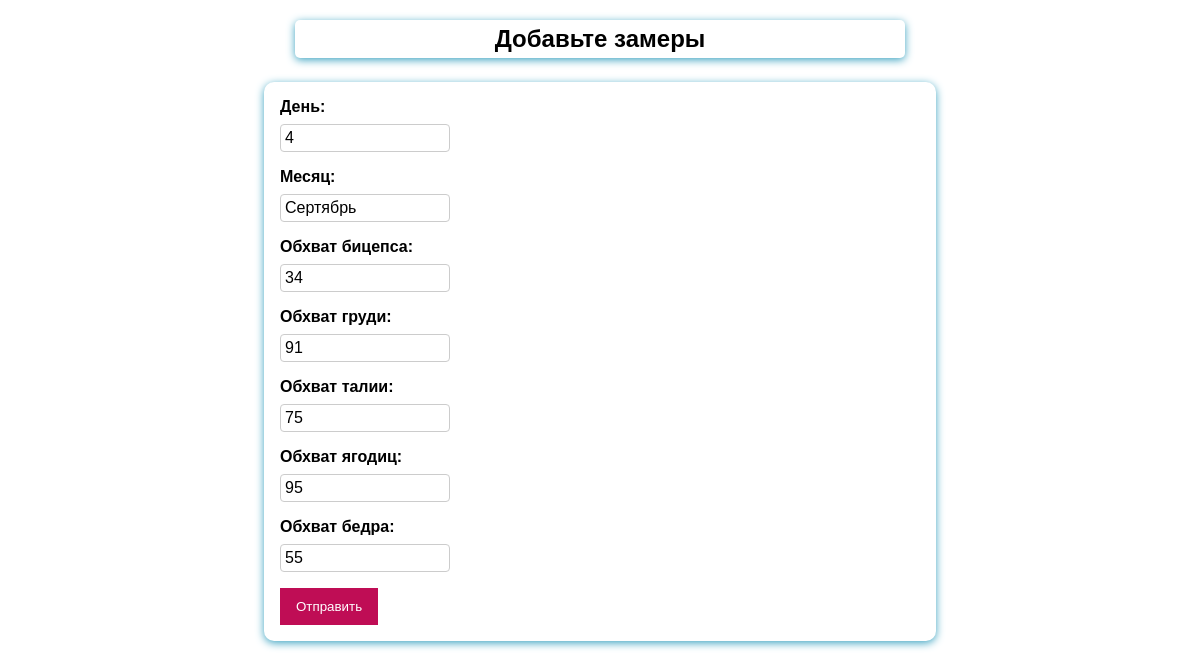
/update/1, run on an earlier commit of the app's database.
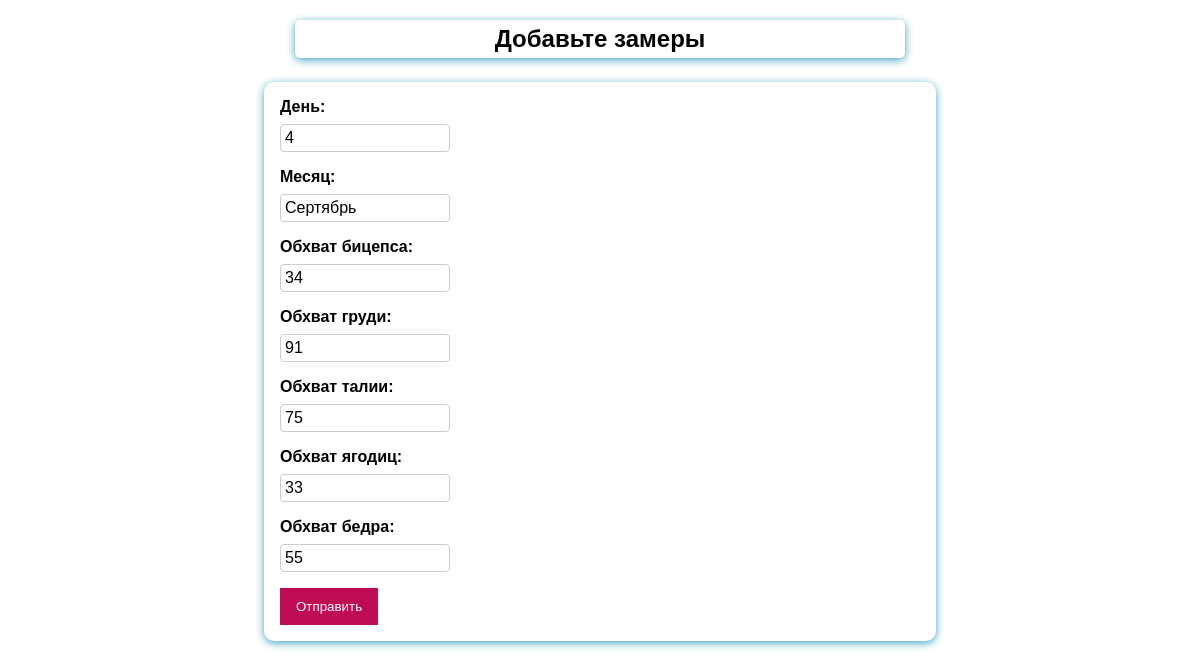
And on a later commit of the database.
### trainning_app/models.py (models this page shows)
class BodySize(models.Model):
    day = models.PositiveIntegerField(verbose_name='День', validators=[MinValueValidator(0),
                                       MaxValueValidator(31)])
    month = models.CharField(verbose_name='Месяц', max_length=10)
    biceps = models.PositiveIntegerField(verbose_name="Обхват бицепса", blank=True, null=True)
    breast = models.PositiveIntegerField(verbose_name="Обхват груди", blank=True, null=True)
    waist = models.PositiveIntegerField(verbose_name="Обхват талии", blank=True, null=True)
    buttocks = models.PositiveIntegerField(verbose_name="Обхват ягодиц", blank=True, null=True)
    hip = models.PositiveIntegerField(verbose_name="Обхват бедра", blank=True, null=True)

### trainning_app/views.py (the view)
# urls.py: path('update/<int:pk>', views.BodySizeUpdate.as_view(), name='size-update',)
class BodySizeUpdate(UpdateView):
    model = BodySize
    form_class = BodySizeForm #То, как будет выглядеть форма
    template_name = 'trainning_app/add_size.html'
    success_url = '/done'

### trainning_app/forms.py
class BodySizeForm(forms.ModelForm):
    class Meta:
        model = BodySize
        fields = '__all__'

### trainning_app/templates/trainning_app/add_size.html (shortened to what this page needs)
{% extends 'trainning_app/base.html' %}
{% block content %}
    <h2>Добавьте замеры</h2>
    <form method="post">
        {% for size in form %}
        <div class="form-style {% if field.errors %} errors {% endif %}">
            {{ size.label_tag }}
            {{ size }}
        </div>
        {% endfor %}
        <button>Отправить</button>
    </form>
{% endblock %}

What changed in the data, as far as the page shows it:
changed BodySize "Сертябрь": buttocks "95" → "33"
